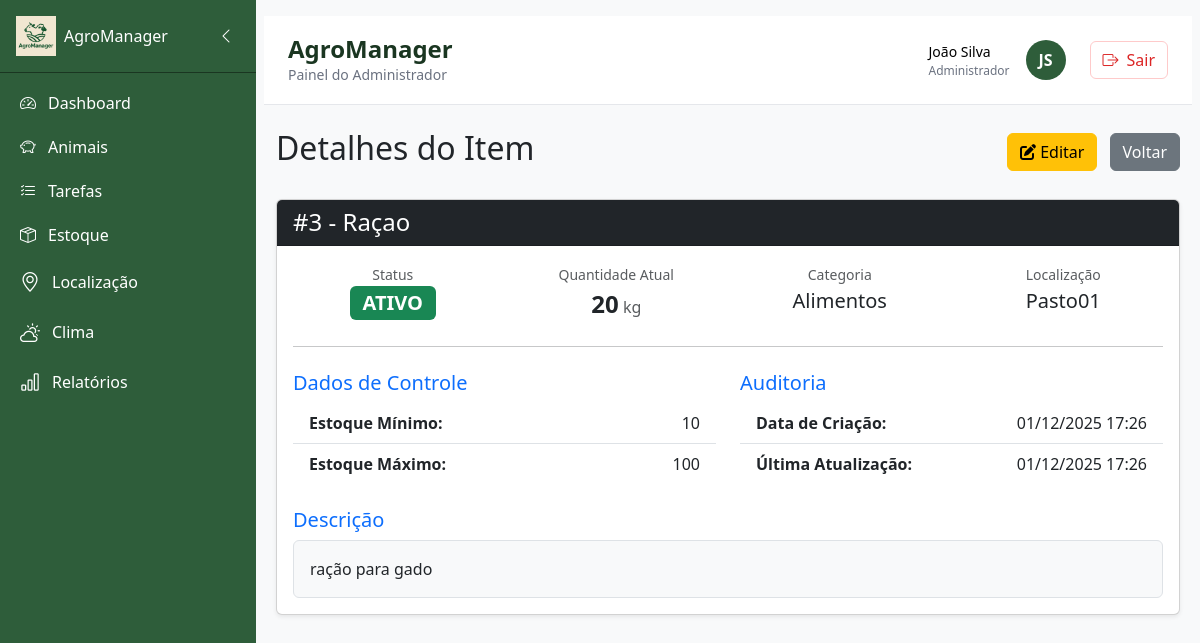
Page /estoque/item/3/visualizar/ on the committed database.
### apps/estoque/models.py (models this page shows, shortened)
class Item(models.Model):
    nome = models.CharField(max_length=100)
    categoria = models.ForeignKey(Categoria, on_delete=models.CASCADE)
    unidade_medida = models.CharField(max_length=20, default='un', verbose_name="Unidade de Medida")
    quantidade_atual = models.PositiveIntegerField(default=0)
    quantidade_minima = models.PositiveIntegerField(default=5, verbose_name="Estoque Mínimo")
    quantidade_maxima = models.PositiveIntegerField(default=100, verbose_name="Estoque Máximo")
    localizacao = models.CharField(max_length=50, blank=True, null=True, verbose_name="Localização Física")
    status = models.BooleanField(default=True, verbose_name="Ativo")
    descricao = models.TextField(max_length=200, blank=True, null=True, verbose_name="Descrição")
    data_criacao = models.DateTimeField(auto_now_add=True, verbose_name="Data de Criação")
    data_atualizacao = models.DateTimeField(auto_now=True, verbose_name="Última Atualização")

class Categoria(models.Model):
    nome = models.CharField(max_length=100)

### apps/estoque/views.py (the view)
# urls.py: path('item/<int:item_id>/visualizar/', views.visualizar_item, name='visualizar_item'),
def visualizar_item(request, item_id):
    item = get_object_or_404(Item, id=item_id)
    return render(request, 'visualizar_item.html', {'item': item})

### templates/visualizar_item.html
{% extends 'base.html' %}
{% block content %}
<div class="container mt-4">
    <div class="d-flex justify-content-between align-items-center mb-4">
        <h2>Detalhes do Item</h2>
        <div>
            <a href="{% url 'editar_item' item.id %}" class="btn btn-warning">
                <i class="fas fa-edit"></i> Editar
            </a>
            <a href="{% url 'listar_estoque' %}" class="btn btn-secondary ms-2">Voltar</a>
        </div>
    </div>
    <div class="card shadow-sm">
        <div class="card-header bg-dark text-white">
            <h4 class="mb-0">#{{ item.id }} - {{ item.nome }}</h4>
        </div>
        <div class="card-body">
            <div class="row mb-4 text-center">
                <div class="col-md-3">
                    <label class="text-muted small">Status</label><br>
                    {% if item.status %}
                        <span class="badge bg-success fs-5">ATIVO</span>
                    {% else %}
                        <span class="badge bg-danger fs-5">INATIVO</span>
                    {% endif %}
                </div>
                <div class="col-md-3">
                    <label class="text-muted small">Quantidade Atual</label><br>
                    <span class="fw-bold fs-4">{{ item.quantidade_atual }}</span>
                    <span class="text-muted">{{ item.unidade_medida }}</span>
                </div>
                <div class="col-md-3">
                    <label class="text-muted small">Categoria</label><br>
                    <span class="fs-5">{{ item.categoria.nome }}</span>
                </div>
                <div class="col-md-3">
                    <label class="text-muted small">Localização</label><br>
                    <span class="fs-5">{{ item.localizacao|default:"Não informada" }}</span>
                </div>
            </div>
            <hr>
            <div class="row mt-4">
                <div class="col-md-6">
                    <h5 class="text-primary">Dados de Controle</h5>
                    <ul class="list-group list-group-flush">
                        <li class="list-group-item d-flex justify-content-between">
                            <strong>Estoque Mínimo:</strong> <span>{{ item.quantidade_minima }}</span>
                        </li>
                        <li class="list-group-item d-flex justify-content-between">
                            <strong>Estoque Máximo:</strong> <span>{{ item.quantidade_maxima }}</span>
                        </li>
                    </ul>
                </div>
                <div class="col-md-6">
                    <h5 class="text-primary">Auditoria</h5>
                    <ul class="list-group list-group-flush">
                        <li class="list-group-item d-flex justify-content-between">
                            <strong>Data de Criação:</strong> <span>{{ item.data_criacao|date:"d/m/Y H:i" }}</span>
                        </li>
                        <li class="list-group-item d-flex justify-content-between">
                            <strong>Última Atualização:</strong> <span>{{ item.data_atualizacao|date:"d/m/Y H:i" }}</span>
                        </li>
                    </ul>
                </div>
            </div>
            <div class="mt-4">
                <h5 class="text-primary">Descrição</h5>
                <div class="p-3 bg-light border rounded">
                    {{ item.descricao|default:"Sem descrição cadastrada." }}
                </div>
            </div>
        </div>
    </div>
</div>
{% endblock %}

### templates/base.html (style rules this page uses)
html, body { height: 100%; margin: 0; padding: 0; font-family: system-ui, -apple-system, sans-serif; background-color: #f8f9fa; }

### rows in the picture
Item: id "3", nome "Raçao", quantidade_atual "20", unidade_medida "kg", categoria.nome "Alimentos", localizacao "Pasto01", quantidade_minima "10", quantidade_maxima "100", data_criacao "01/12/2025 17:26", data_atualizacao "01/12/2025 17:26", descricao "ração para gado"
